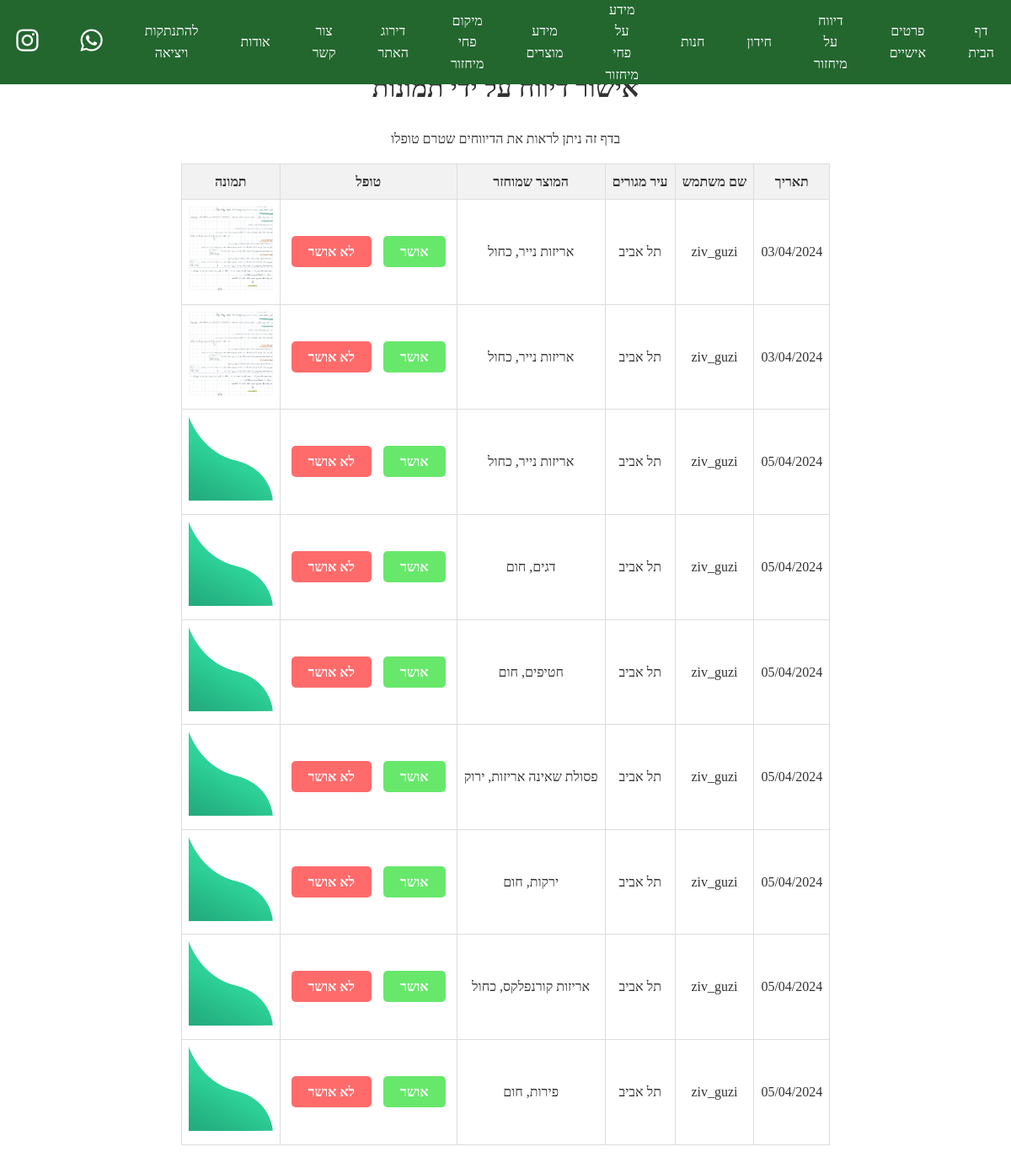
/website/display_photos/ (signed in), run on the app's committed database.
### website/models.py (models this page shows)
class usersrecycling(models.Model):
	creationDT = models.DateTimeField(auto_now_add=True)
	user = models.ForeignKey(User, on_delete=models.CASCADE)
	product = models.ForeignKey(products, on_delete=models.CASCADE)
	userImg = models.ImageField(upload_to="usersImgs/")
	STATUS_CHOICES = (
		(0, 'ממתין לאישור'),
		(1, 'אושר'),
		(2, 'נדחה'),
	)
	status = models.IntegerField(choices=STATUS_CHOICES, default=0)

class User(AbstractUser):
	first_name = models.CharField(max_length=50)
	last_name = models.CharField(max_length=50)
	email = models.EmailField(max_length=100, unique=True)
	USER_TYPE_CHOICES = (
		(0, 'Private'),
		(1, 'Corporation')
	)
	user_type = models.SmallIntegerField(default=0, choices=USER_TYPE_CHOICES)
	location = models.CharField(max_length=50)
	comp_num = models.PositiveIntegerField(blank=True, null=True)
	points = models.PositiveIntegerField(default=0)
	class Meta:
		app_label = 'website'
		verbose_name = 'User'
		verbose_name_plural = 'Users'

class products(models.Model):
	product_name = models.CharField(max_length=255)
	Product_type = models.BooleanField(default=False)
	value = models.PositiveIntegerField(default=10)
	BIN_TYPE_CHOICES = (
		('כתום', 'כתום'),
		('כחול', 'כחול'),
		('חום', 'חום'),
		('ירוק', 'ירוק'),
		('סגול', 'סגול'),
		('אפור', 'אפור'),
		('מיחזורית- בקבוקי שתייה בנפח של מעל 1.5 ליטר ', 'מיחזורית- בקבוקי שתייה בנפח של מעל 1.5 ליטר '),
		('קרטוניה', 'קרטוניה'),
	)
	bin_type = models.CharField(max_length=255, choices=BIN_TYPE_CHOICES, null=True, blank=True)
	def __str__(self):
		return f"{self.product_name}, {self.bin_type}"

### website/views.py (the view)
# urls.py: path('display_photos/', views.display_photos, name='display_photos'),
@login_required
def display_photos(request):
    loginuser = request.user
    checkadmin = loginuser.is_superuser
    usertype = loginuser.user_type
    if checkadmin:
        usertype = "a"
    oks = usersrecycling.objects.filter(status=0).order_by('creationDT')
    return render(request, 'display_photos.html', {'contacts': oks, 'userType': usertype})

### website/templates/display_photos.html (shortened to what this page needs)
{% extends "master.html" %}
{% block content %}
<div class="container">
    <h1>אישור דיווח על ידי תמונות</h1>
    <p>בדף זה ניתן לראות את הדיווחים שטרם טופלו</p>
    <table>
        <tr>
            <th>תאריך</th>
            <th>שם משתמש</th>
            <th>עיר מגורים</th>
            <th>המוצר שמוחזר</th>
            <th>טופל</th>
            <th>תמונה</th>
        </tr>
        {% for c in contacts %}
            {% if c.user.user_type == False and not c.user.is_superuser  %}
                <tr>
                    <td>{{ c.creationDT | date:"d/m/Y" }}</td>
                    <td>{{ c.user }}</td>
                    <td>{{ c.user.location }}</td>
                    <td>{{ c.product }}</td>
                    <td>
                        {% if not c.status %}
                            <a href="{% url 'approve_status' c.id c.user.id %}" class="approve-btn">אושר</a>
                            <a href="{% url 'disapprove_status' c.id %}" class="disapprove-btn">לא אושר</a>
                        {% else %}
                            טופל
                        {% endif %}
                    </td>
                    {% if c.userImg %}
                        <td><img src="{{ MEDIA_URL }}{{ c.userImg.url }}" alt="תמונה"></td>
                    {% else %}
                        <td>לא קיימת תמונה</td>
                    {% endif %}
                </tr>
            {% endif %}
        {% endfor %}
    </table>
</div>
{% endblock %}

### website/static/css/styles.css (style rules this page uses)
body { font-size: 16px; line-height: 1.6; color: #333; background-image: url('https://images.immediate.co.uk/production/volatile/sites/10/2023/06/2048x1365-Oak-trees-SEO-GettyImages-90590330-b6bfe8b.jpg?quality=90&webp=true&resize=1200,800'); background-size: cover; background-repeat: no-repeat; background-attachment: fixed; background-position: center calc(15% - 50px); direction: rtl; margin: 100; padding: 100; background-color: #23672f; }

### website/templates/display_photos.html (style rules this page uses)
body { display: flex; justify-content: center; align-items: center; min-height: 100vh; background-color: rgba(255, 255, 255, 0.8); }
.container { background-color: rgba(255, 255, 255, 0.8); padding: 50px; border-radius: 10px; text-align: center; }
table { border-collapse: collapse; width: 100%; background-color: rgba(255, 255, 255, 0.8); }
th, td { border: 1px solid #dddddd; text-align: center; padding: 8px; }
th { background-color: #f2f2f2; }
img { height: 100px; width: 100px; }
.approve-btn { padding: 10px 20px; margin: 5px; border: none; border-radius: 5px; background-color: #67e86b; color: white; text-decoration: none; font-size: 16px; transition: background-color 0.3s ease; cursor: pointer; font-weight: bold; }
.disapprove-btn { padding: 10px 20px; margin: 5px; border: none; border-radius: 5px; background-color: #ff6b6b; color: white; text-decoration: none; font-size: 16px; transition: background-color 0.3s ease; cursor: pointer; font-weight: bold; }

### data on the page
usersrecycling: creationDT "03/04/2024", user "ziv_guzi", user.location "תל אביב", product "אריזות נייר, כחול", status "אושר", userImg (picture)
usersrecycling: creationDT "03/04/2024", user "ziv_guzi", user.location "תל אביב", product "אריזות נייר, כחול", status "אושר", userImg (picture)
usersrecycling: creationDT "05/04/2024", user "ziv_guzi", user.location "תל אביב", product "אריזות נייר, כחול", status "אושר", userImg (picture)
usersrecycling: creationDT "05/04/2024", user "ziv_guzi", user.location "תל אביב", product "דגים, חום", status "אושר", userImg (picture)
usersrecycling: creationDT "05/04/2024", user "ziv_guzi", user.location "תל אביב", product "חטיפים, חום", status "אושר", userImg (picture)
usersrecycling: creationDT "05/04/2024", user "ziv_guzi", user.location "תל אביב", product "פסולת שאינה אריזות, ירוק", status "אושר", userImg (picture)
usersrecycling: creationDT "05/04/2024", user "ziv_guzi", user.location "תל אביב", product "ירקות, חום", status "אושר", userImg (picture)
usersrecycling: creationDT "05/04/2024", user "ziv_guzi", user.location "תל אביב", product "אריזות קורנפלקס, כחול", status "אושר", userImg (picture)
usersrecycling: creationDT "05/04/2024", user "ziv_guzi", user.location "תל אביב", product "פירות, חום", status "אושר", userImg (picture)
